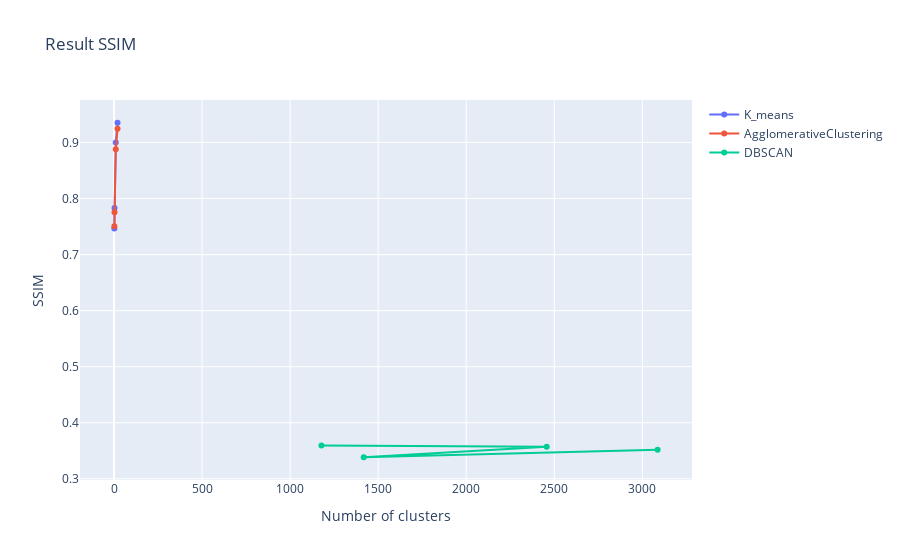

The cell this chart's notebook holds for it:
### Markdown cell above
### Нарисуем результат

### Code cell
fig = go.Figure()
fig.add_trace(go.Scatter(x=[2,3,10,20], y=metric_res_kmeans, name='K_means'))
fig.add_trace(go.Scatter(x=[2,3,10,20], y=metric_res_AgglomerativeClustering, name='AgglomerativeClustering'))
fig.add_trace(go.Scatter(x=number_clusters, y=metric_res_DBSCAN, name='DBSCAN'))
fig.update_layout(title='Result SSIM',
                   xaxis_title='Number of clusters',
                   yaxis_title='SSIM')
fig.show()

### Figure 1 — Plotly figure (JSON) as saved in the notebook; plotly's stock layout.template omitted (floating-point values rounded to 4 significant figures)
{"data": [{"name": "K_means", "type": "scatter", "x": [2, 3, 10, 20], "y": [0.7467, 0.7834, 0.9, 0.9353]}, {"name": "AgglomerativeClustering", "type": "scatter", "x": [2, 3, 10, 20], "y": [0.7507, 0.7758, 0.8882, 0.9244]}, {"name": "DBSCAN", "type": "scatter", "x": [3087, 1418, 2457, 1178], "y": [0.3519, 0.3384, 0.3574, 0.3595]}], "layout": {"title": {"text": "Result SSIM"}, "xaxis": {"title": {"text": "Number of clusters"}}, "yaxis": {"title": {"text": "SSIM"}}}}
